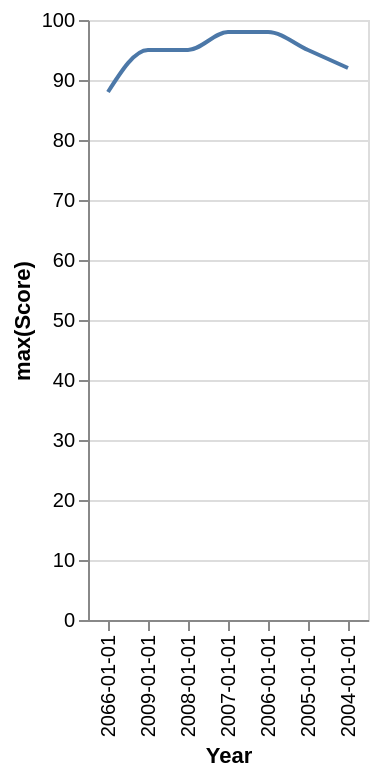

Vega-Lite specification stored for this chart:
### Vega-Lite specification from a JSON file in a GitHub repository (floating-point values rounded to 4 significant figures)
{"data": {"values": [{"x_data": "2066-01-01", "y_data": 88}, {"x_data": "2009-01-01", "y_data": 95}, {"x_data": "2008-01-01", "y_data": 95}, {"x_data": "2007-01-01", "y_data": 98}, {"x_data": "2006-01-01", "y_data": 98}, {"x_data": "2005-01-01", "y_data": 95}, {"x_data": "2004-01-01", "y_data": 92}]}, "mark": {"type": "line", "interpolate": "monotone"}, "encoding": {"x": {"field": "x_data", "type": "nominal", "title": "Year", "sort": "descending"}, "y": {"field": "y_data", "type": "quantitative", "title": "max(Score)"}}}
